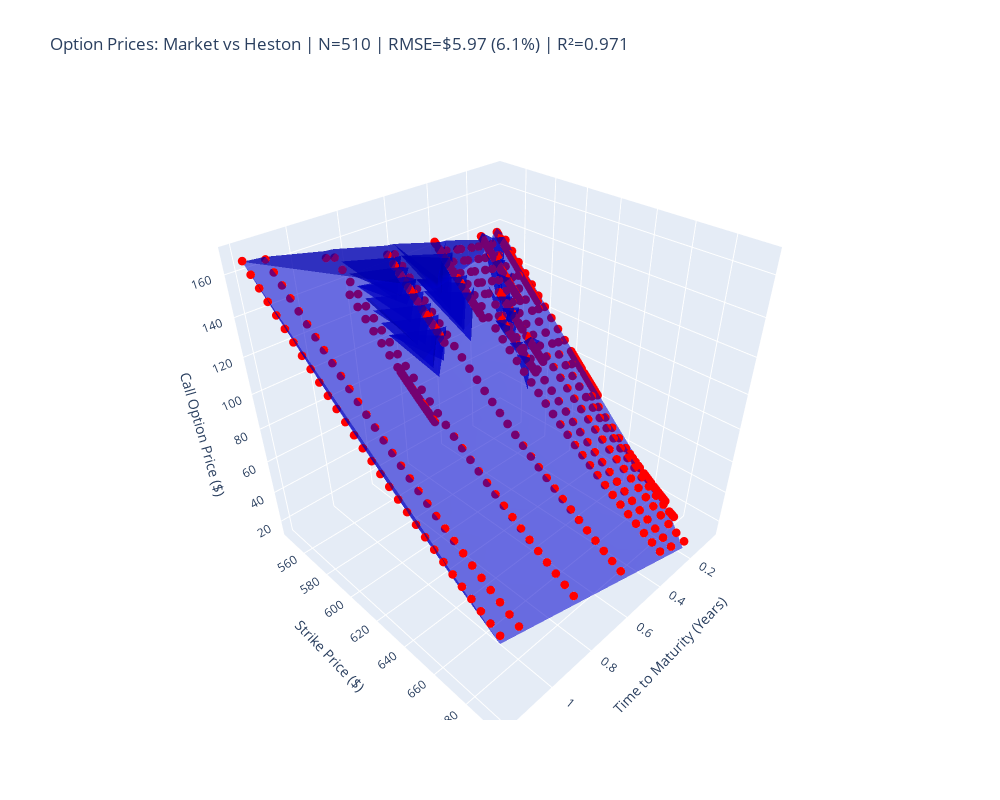

The notebook cell this image was saved under:
### Markdown cell above
We create an interactive 3D surface showing option prices. The blue mesh represents the market, red points represent the Heston model. The closer the points to the surface, the better the fit.

### Code cell
fig = go.Figure(data=[
    go.Mesh3d(
        x=volSurfaceLong.maturity, 
        y=volSurfaceLong.strike, 
        z=volSurfaceLong.price, 
        color='mediumblue', 
        opacity=0.55,
        name='Market Prices'
    )
])

fig.add_scatter3d(
    x=volSurfaceLong.maturity, 
    y=volSurfaceLong.strike, 
    z=volSurfaceLong.heston_price, 
    mode='markers',
    marker=dict(size=3, color='red'),
    name='Heston Prices'
)

fig.update_layout(
    title_text=f'Option Prices: Market vs Heston | N={len(volSurfaceLong)} | RMSE=${rmse:.2f} ({rmse_pct:.1f}%) | R²={r2:.3f}',
    scene=dict(
        xaxis_title='Time to Maturity (Years)',
        yaxis_title='Strike Price ($)',
        zaxis_title='Call Option Price ($)'
    ),
    height=800,
    width=1000
)

fig.show()

### Figure 1 — Plotly figure (JSON) as saved in the notebook; plotly's stock layout.template omitted (floating-point values rounded to 4 significant figures; data arrays with more than 128 entries replaced by an {"elided": "..."} marker saying what was removed)
{"data": [{"color": "mediumblue", "name": "Market Prices", "opacity": 0.55, "type": "mesh3d", "x": {"elided": "510 float values"}, "y": {"elided": "510 int values"}, "z": {"elided": "510 float values"}}, {"marker": {"color": "red", "size": 3}, "mode": "markers", "name": "Heston Prices", "type": "scatter3d", "x": {"elided": "510 float values"}, "y": {"elided": "510 int values"}, "z": {"elided": "510 float values"}}], "layout": {"height": 800, "scene": {"xaxis": {"title": {"text": "Time to Maturity (Years)"}}, "yaxis": {"title": {"text": "Strike Price ($)"}}, "zaxis": {"title": {"text": "Call Option Price ($)"}}}, "title": {"text": "Option Prices: Market vs Heston | N=510 | RMSE=$5.97 (6.1%) | R²=0.971"}, "width": 1000}}
